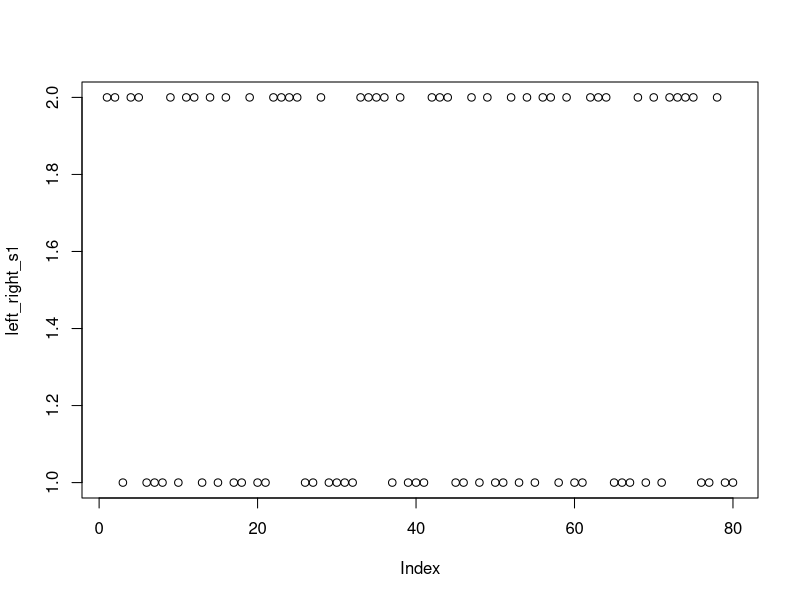
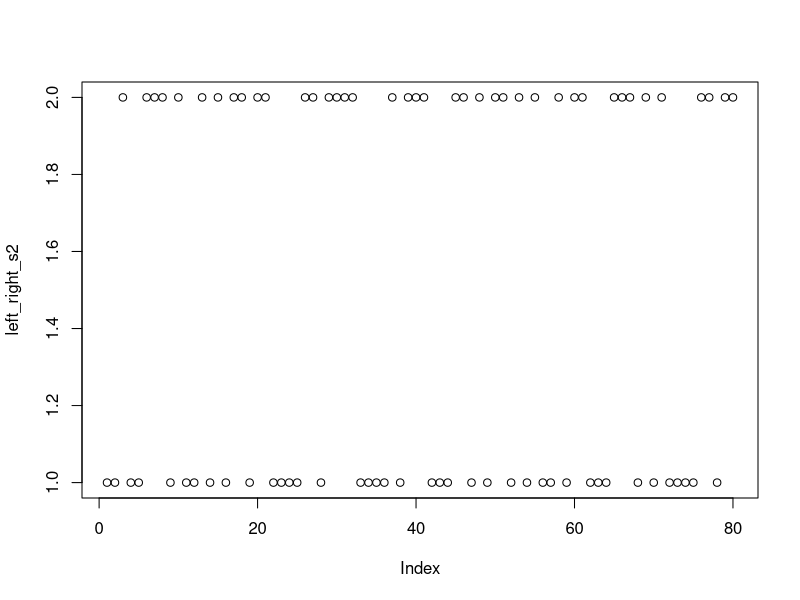
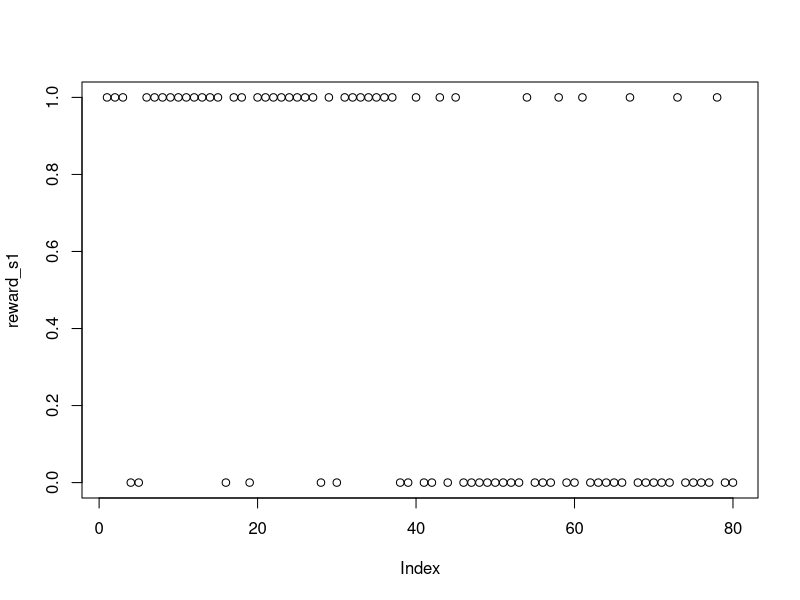
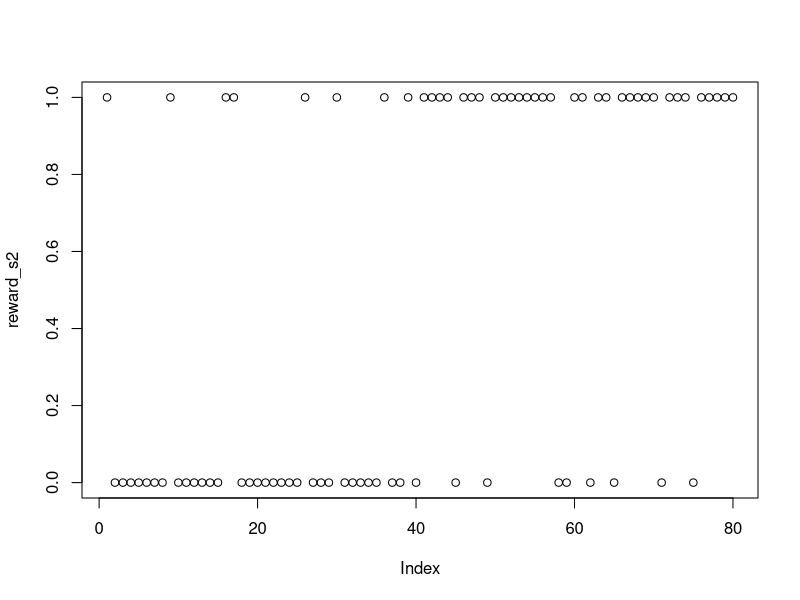

Reproduce these figures in R, in order.
## ---- chunk 1
#### 呈示される２つの刺激(s1とs2)が左右のどっちに出るかを決めるリストを作る(２つの刺激がどっちにでるかはランダム)
# 空のオブジェクトを準備
left_right_s1 <- NULL
# いきなり80試行をシャッフルせずに，10試行を1ブロックにして，シャッフルを８回行う（for文で８回繰り返す)
repeat_shuffle <- 8
for (i in 1:repeat_shuffle) {
  # 1=leftか2=rightを５つずつ作成(つまり，10試行分)
  left_right_10 <- rep(1:2,5)
  # 上記をシャフル
  left_right_10shuffle <- sample(left_right_10, length(left_right_10))
  # left_right_s1に追加
  left_right_s1 <- c(left_right_s1,left_right_10shuffle)
}
# s2が右にでるか左にでるかはs1と逆なので，left_right_s1を使って逆転処理する
left_right_s2 <- 3-left_right_s1
# ifelseを使ってleft_right_s1(2)==1の時（1なのでつまりleft），"left"をそれ以外は"right"を入れたものを作成する
left_right_s1_text <- ifelse(left_right_s1==1, "left", "right")
left_right_s2_text <- ifelse(left_right_s2==1, "left", "right")
## ---- chunk 2
plot(left_right_s1)
plot(left_right_s2)
## ---- chunk 3
#### s1とs2を選んだ時のフィードバック(reward=1, punishment=0)のリストを作る
# 空のオブジェクトを準備
reward_s1 <- NULL
reward_s2 <- NULL
# いきなり80試行をシャッフルせずに，10試行を１ブロックにして，シャッフルを８回行う（for文で８回繰り返す）
# 逆転を開始するブロックも指定しておく
reverse_block <- 5
for (i in 1:repeat_shuffle) {
  # 8:2=報酬:罰（つまり4:1=報酬:罰）のリストを作ってシャッフル
  reward82 <- rep(c(1,1,1,1,0),2)
  reward82_shuffle <- sample(reward82, length(reward82))
  # 2:8=報酬:罰（つまり1:4=報酬:罰）のリストを作ってシャッフル
  reward28 <- rep(c(1,0,0,0,0),2)
  reward28_shuffle <- sample(reward28, length(reward28))
  # 1~40試行(5ブロックより前)は，s1が8:2=報酬:罰，s2が2:8=報酬:罰。41試行以降は逆転する
  if(i < reverse_block){
    reward_s1 <- c(reward_s1,reward82_shuffle)
    reward_s2 <- c(reward_s2,reward28_shuffle)
  }else{
    reward_s1 <- c(reward_s1,reward28_shuffle)
    reward_s2 <- c(reward_s2,reward82_shuffle)
  }
}
## ---- chunk 4
plot(reward_s1)
plot(reward_s2)
